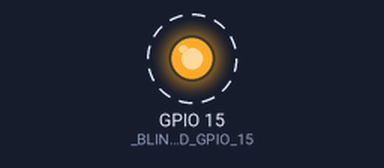
This sketch was run on a simulated ESP32. Shown: output pins drawn as LEDs (lit = HIGH). Dashed ring = blinking.

Above: at 0.5 s.
Timing chart, 0 to 4.6 s (numbered marks = the images above):
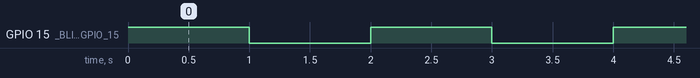

The sketch:

sketch_1.1.ino
```cpp
#define _BLINK_LED_GPIO_15 15
//GPIO15에 해당하는 Blink LED장치 Define 매크로 함수 정의


void setup() { //프로그램이 시작할 때 한번만 실행되는 함수, 초기설정
  pinMode(_BLINK_LED_GPIO_15, OUTPUT);  //입출력장치 핀설정 및 입출력 모드 설정
}


void loop() { //프로그램이 반복적으로 실행되는 함수
  digitalWrite(_BLINK_LED_GPIO_15, HIGH); //GPIO15 핀 HIGH
  delay(1000); //시간 딜레이 함수(ms)
  digitalWrite(_BLINK_LED_GPIO_15, LOW); //GPIO15 핀 LOW
  delay(1000);
}
```

Measured:
- by itself, GPIO 15 (_BLINK_LED_GPIO_15): alternates HIGH for 1.0 s and LOW for 1.0 s
